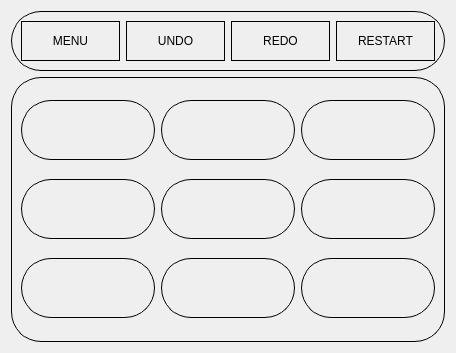
<?xml version="1.0" encoding="UTF-8"?>
<ui version="4.0">
 <class>Game</class>
 <widget class="QWidget" name="Game">
  <property name="geometry">
   <rect>
    <x>0</x>
    <y>0</y>
    <width>456</width>
    <height>353</height>
   </rect>
  </property>
  <property name="windowTitle">
   <string>Form</string>
  </property>
  <layout class="QVBoxLayout" name="verticalLayout">
   <item>
    <widget class="QFrame" name="frame_settings">
     <property name="sizePolicy">
      <sizepolicy hsizetype="Preferred" vsizetype="Fixed">
       <horstretch>0</horstretch>
       <verstretch>0</verstretch>
      </sizepolicy>
     </property>
     <property name="styleSheet">
      <string notr="true">border-radius:30px;border:1px solid;</string>
     </property>
     <property name="frameShape">
      <enum>QFrame::StyledPanel</enum>
     </property>
     <property name="frameShadow">
      <enum>QFrame::Raised</enum>
     </property>
     <layout class="QHBoxLayout" name="horizontalLayout">
      <item>
       <widget class="QPushButton" name="pushButton_menu">
        <property name="minimumSize">
         <size>
          <width>0</width>
          <height>40</height>
         </size>
        </property>
        <property name="text">
         <string>MENU</string>
        </property>
       </widget>
      </item>
      <item>
       <widget class="QPushButton" name="pushButton_undo">
        <property name="minimumSize">
         <size>
          <width>0</width>
          <height>40</height>
         </size>
        </property>
        <property name="text">
         <string>UNDO</string>
        </property>
       </widget>
      </item>
      <item>
       <widget class="QPushButton" name="pushButton_redo">
        <property name="minimumSize">
         <size>
          <width>0</width>
          <height>40</height>
         </size>
        </property>
        <property name="text">
         <string>REDO</string>
        </property>
       </widget>
      </item>
      <item>
       <widget class="QPushButton" name="pushButton_restrart">
        <property name="minimumSize">
         <size>
          <width>0</width>
          <height>40</height>
         </size>
        </property>
        <property name="text">
         <string>RESTART</string>
        </property>
       </widget>
      </item>
     </layout>
    </widget>
   </item>
   <item>
    <widget class="QFrame" name="frame_game">
     <property name="styleSheet">
      <string notr="true">border-radius:30px;border:1px solid;</string>
     </property>
     <property name="frameShape">
      <enum>QFrame::StyledPanel</enum>
     </property>
     <property name="frameShadow">
      <enum>QFrame::Raised</enum>
     </property>
     <layout class="QGridLayout" name="gridLayout">
      <item row="2" column="0">
       <widget class="QPushButton" name="pushButton_7">
        <property name="minimumSize">
         <size>
          <width>50</width>
          <height>60</height>
         </size>
        </property>
        <property name="text">
         <string/>
        </property>
       </widget>
      </item>
      <item row="1" column="2">
       <widget class="QPushButton" name="pushButton_6">
        <property name="minimumSize">
         <size>
          <width>50</width>
          <height>60</height>
         </size>
        </property>
        <property name="text">
         <string/>
        </property>
       </widget>
      </item>
      <item row="1" column="1">
       <widget class="QPushButton" name="pushButton_5">
        <property name="minimumSize">
         <size>
          <width>50</width>
          <height>60</height>
         </size>
        </property>
        <property name="text">
         <string/>
        </property>
       </widget>
      </item>
      <item row="2" column="1">
       <widget class="QPushButton" name="pushButton_8">
        <property name="minimumSize">
         <size>
          <width>50</width>
          <height>60</height>
         </size>
        </property>
        <property name="text">
         <string/>
        </property>
       </widget>
      </item>
      <item row="1" column="0">
       <widget class="QPushButton" name="pushButton_4">
        <property name="minimumSize">
         <size>
          <width>50</width>
          <height>60</height>
         </size>
        </property>
        <property name="text">
         <string/>
        </property>
       </widget>
      </item>
      <item row="0" column="1">
       <widget class="QPushButton" name="pushButton_2">
        <property name="minimumSize">
         <size>
          <width>50</width>
          <height>60</height>
         </size>
        </property>
        <property name="text">
         <string/>
        </property>
       </widget>
      </item>
      <item row="0" column="2">
       <widget class="QPushButton" name="pushButton_3">
        <property name="minimumSize">
         <size>
          <width>50</width>
          <height>60</height>
         </size>
        </property>
        <property name="text">
         <string/>
        </property>
       </widget>
      </item>
      <item row="2" column="2">
       <widget class="QPushButton" name="pushButton_9">
        <property name="minimumSize">
         <size>
          <width>50</width>
          <height>60</height>
         </size>
        </property>
        <property name="text">
         <string/>
        </property>
       </widget>
      </item>
      <item row="0" column="0">
       <widget class="QPushButton" name="pushButton">
        <property name="minimumSize">
         <size>
          <width>50</width>
          <height>60</height>
         </size>
        </property>
        <property name="text">
         <string/>
        </property>
       </widget>
      </item>
     </layout>
    </widget>
   </item>
  </layout>
 </widget>
 <resources/>
 <connections/>
</ui>
